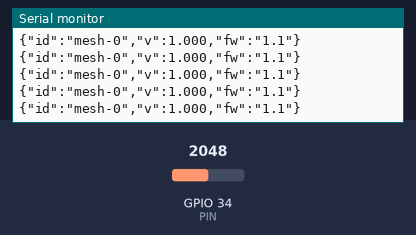
Simulated run of this sketch. Board: ESP32. Parts: the last lines printed to the serial monitor. The test bench sets the inputs (shaded band); at power-on: GPIO 34 (PIN) = 2048.

Above: at 1.2 s.
1.3 s: GPIO 34 (PIN) set to 1228
At 1.31 s:
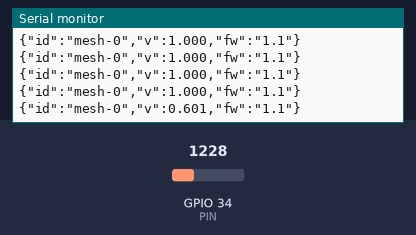
2.8 s: GPIO 34 (PIN) set to 491
At 2.81 s:
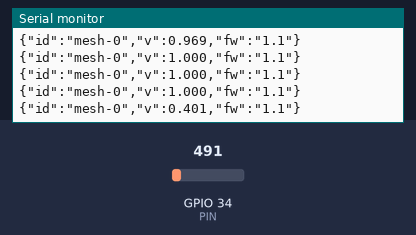
Timing chart, 0 to 5.8 s (numbered marks = the images above; inputs shaded):
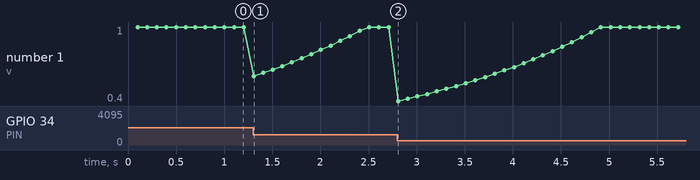

Measured:
- after the input at 1.3 s, the serial monitor: prints a new line at once (image 1)
- after the input at 2.8 s, the serial monitor: prints a new line at once (image 2)

The sketch:

mesh_node.ino
```cpp
// CloudShield mesh node (ESP32). Solar cell across a ~10 ohm shunt -> GPIO34 (keep the shunt voltage below 3.3 V).
// USB_ONLY 1: print readings over USB serial only (use the dashboard's "Connect USB" button, no Wi-Fi or broker needed).
// USB_ONLY 0: also publish to MQTT (node/<id>/reading) so the backend and dashboard show the node as hardware.
#define USB_ONLY 1
#include <WiFi.h>
#include <PubSubClient.h>
const char *SSID = "YOUR_WIFI", *PASS = "YOUR_PASS", *BROKER = "192.168.1.10";
const char *ID = "mesh-0";  // mesh-0 .. mesh-4, matching the node's position on the dashboard map
const int PIN = 34;
WiFiClient wc; PubSubClient mq(wc);
float vmax = 1; unsigned long lastPub = 0, lastBeat = 0, lastTry = 0;

void setup() {
  Serial.begin(115200);
#if !USB_ONLY
  WiFi.begin(SSID, PASS);
  while (WiFi.status() != WL_CONNECTED) delay(300);
  mq.setServer(BROKER, 1883);
#endif
}
void loop() {
  float raw = analogRead(PIN);
  vmax = max(raw, vmax * 0.9995f);  // slow-decay clear-sky maximum
  float v = raw / vmax;             // normalised irradiance 0..1
  if (millis() - lastPub >= 100) {  // 10 Hz
    lastPub = millis();
    Serial.printf("{\"id\":\"%s\",\"v\":%.3f,\"fw\":\"1.1\"}\n", ID, v);
#if !USB_ONLY
    if (mq.connected()) { char t[32], b[48]; snprintf(t, 32, "node/%s/reading", ID); snprintf(b, 48, "{\"v\":%.3f}", v); mq.publish(t, b); }
#endif
  }
#if !USB_ONLY
  if (!mq.connected()) { if (millis() - lastTry > 3000) { lastTry = millis(); mq.connect(ID); } }
  else {
    mq.loop();
    if (millis() - lastBeat >= 5000) {
      lastBeat = millis(); char t[32], b[96];
      snprintf(t, 32, "node/%s/status", ID); snprintf(b, 96, "{\"fw\":\"1.1\",\"type\":\"mesh\",\"rssi\":%d}", WiFi.RSSI()); mq.publish(t, b);
    }
  }
#endif
}
```
